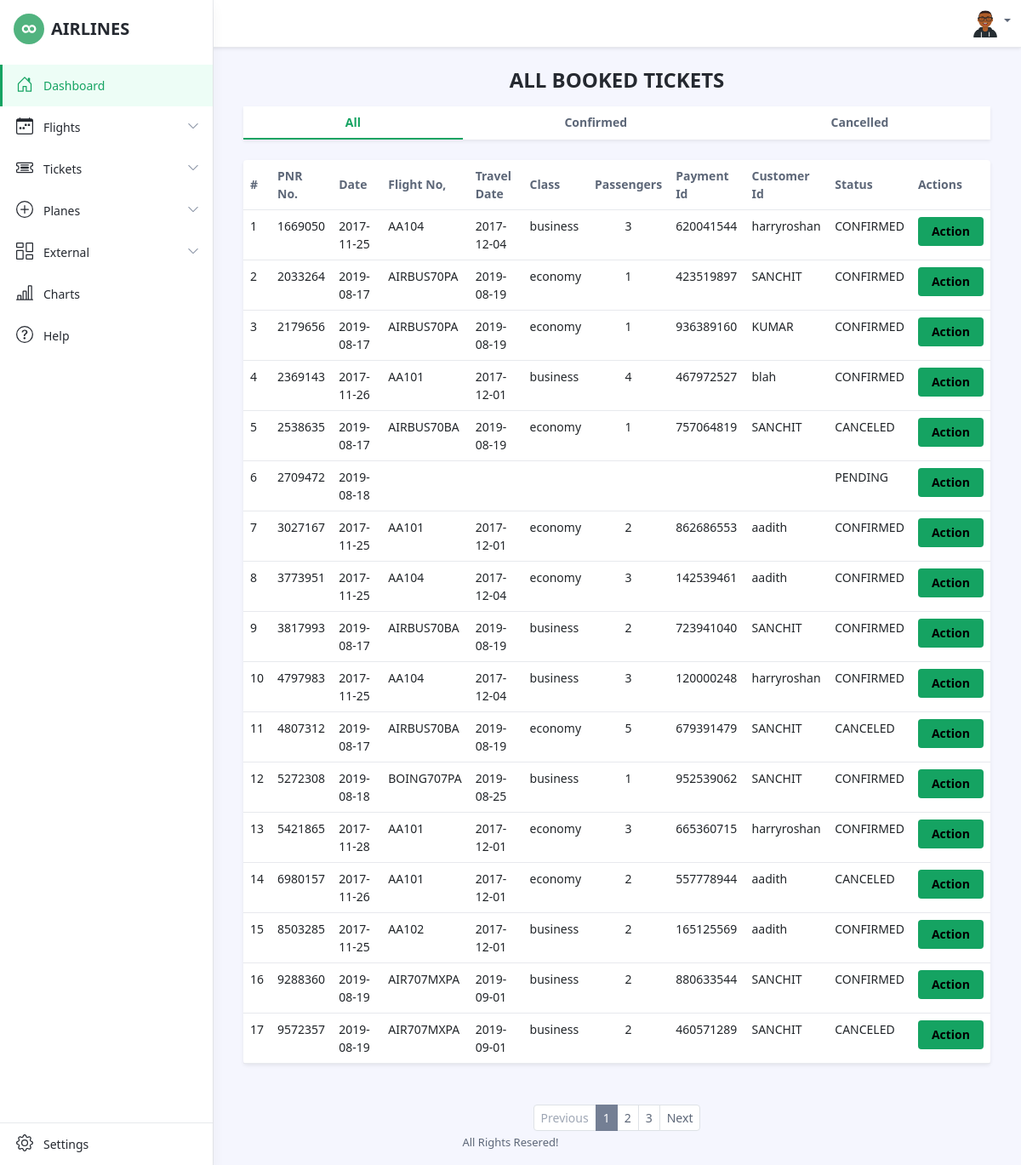
Screenshot of /admin/booked_tickets.php with the database file from the repository.
### tables this page shows
CREATE TABLE IF NOT EXISTS `ticket_details` (
  `pnr` varchar(15) NOT NULL,
  `date_of_reservation` date DEFAULT NULL,
  `flight_no` varchar(10) DEFAULT NULL,
  `journey_date` date DEFAULT NULL,
  `class` varchar(10) DEFAULT NULL,
  `booking_status` varchar(20) DEFAULT NULL,
  `no_of_passengers` int(5) DEFAULT NULL,
  `lounge_access` varchar(5) DEFAULT NULL,
  `priority_checkin` varchar(5) DEFAULT NULL,
  `insurance` varchar(5) DEFAULT NULL,
  `payment_id` varchar(20) DEFAULT NULL,
  `customer_id` varchar(20) DEFAULT NULL
);

### admin/booked_tickets.php (the view, shortened to what this page needs)
<?php
require_once('../Database Connection file/mysqli_connect.php');
include("includes/head.php");
?>
<body class="app">
	<?php include("includes/header.php"); ?>
	<div class="app-wrapper">
		<div class="app-content pt-3 p-md-3 p-lg-4">
			<div class="container-xl">
				<div class="position-relative mb-3">
					<div class="row g-3 justify-content-center">
						<div class="col-auto">
							<h1 class="app-page-title mb-0 text-uppercase">All Booked Tickets</h1>
						</div>
					</div>
				</div>
				<nav id="orders-table-tab" class="orders-table-tab app-nav-tabs nav shadow-sm flex-column flex-sm-row mb-4">
				    <a class="flex-sm-fill text-sm-center nav-link active" id="orders-all-tab" data-bs-toggle="tab" href="#orders-all" role="tab" aria-controls="orders-all" aria-selected="true">All</a>
				    <a class="flex-sm-fill text-sm-center nav-link" id="orders-pending-tab" data-bs-toggle="tab" href="#orders-pending" role="tab" aria-controls="orders-pending" aria-selected="false">Confirmed</a>
				    <a class="flex-sm-fill text-sm-center nav-link" id="orders-cancelled-tab" data-bs-toggle="tab" href="#orders-cancelled" role="tab" aria-controls="orders-cancelled" aria-selected="false">Cancelled</a>
				</nav>
				<div class="tab-content" id="orders-table-tab-content">
					<div class="tab-pane fade show active" id="orders-all" role="tabpanel" aria-labelledby="orders-all-tab">
						<div class="app-card app-card-orders-table shadow-sm mb-5">
							<div class="app-card-body">
								<div class="table-responsive">
									<table class="table app-table-hover mb-0 text-left">
										<thead>
											<tr>
                                                <th class="cell">#</th>
                                                <th class="cell">PNR No.</th>
                                                <th class="cell">Date</th>
                                                <th class="cell">Flight No,</th>
                                                <th class="cell">Travel Date</th>
                                                <th class="cell">Class</th>
                                                <th class="cell">Passengers</th>
                                                <th class="cell">Payment Id</th>
                                                <th class="cell">Customer Id</th>
                                                <th class="cell">Status</th>
                                                <th class="cell">Actions</th>
											</tr>
										</thead>
										<tbody>
                                        <?php
                                            $query = "SELECT * FROM ticket_details";
                                            $result = mysqli_query($dbc, $query);
                                            $count = 1;
                                            while ($row = mysqli_fetch_array($result)) {
                                                $pnr = $row['pnr'];
                                                $date_of_reservation = $row['date_of_reservation'];
                                                $flight_no = $row['flight_no'];
                                                $journey_date = $row['journey_date'];
                                                $class = $row['class'];
                                                $no_of_passengers = $row['no_of_passengers'];
                                                $payment_id = $row['payment_id'];
                                                $customer_id = $row['customer_id'];
                                                $booking_status = $row['booking_status'];
                                                echo "<tr>
                                                    <td>$count</td>
                                                    <td>$pnr</td>
                                                    <td>$date_of_reservation</td>
                                                    <td>$flight_no</td>
                                                    <td>$journey_date</td>
                                                    <td>$class</td>
                                                    <td class='text-center'>$no_of_passengers</td>
                                                    <td>$payment_id</td>
                                                    <td>$customer_id</td>
                                                    <td>$booking_status</td>
                                                    <td>
                                                        <a href='#' class='btn btn-primary'>Action</a>
                                                    </td>
                                                </tr>";
                                                $count++;
                                            }
                                            ?>
										</tbody>
									</table>
								</div>
							</div>
						</div>
						<nav class="app-pagination">
							<ul class="pagination justify-content-center">
								<li class="page-item disabled">
									<a class="page-link" href="#" tabindex="-1" aria-disabled="true">Previous</a>
								</li>
								<li class="page-item active"><a class="page-link" href="#">1</a></li>
								<li class="page-item"><a class="page-link" href="#">2</a></li>
								<li class="page-item"><a class="page-link" href="#">3</a></li>
								<li class="page-item">
									<a class="page-link" href="#">Next</a>
								</li>
							</ul>
						</nav>
					</div>
				</div>
			</div>
				<?php include("includes/footer.php") ?>

### rows the page displays
ticket_details: pnr "1669050", date_of_reservation "2017-11-25", flight_no "AA104", journey_date "2017-12-04", class "business", no_of_passengers "3", payment "620041544", customer "harryroshan", booking_status "CONFIRMED"
ticket_details: pnr "2033264", date_of_reservation "2019-08-17", flight_no "AIRBUS70PA", journey_date "2019-08-19", class "economy", no_of_passengers "1", payment "423519897", customer "SANCHIT", booking_status "CONFIRMED"
ticket_details: pnr "2179656", date_of_reservation "2019-08-17", flight_no "AIRBUS70PA", journey_date "2019-08-19", class "economy", no_of_passengers "1", payment "936389160", customer "KUMAR", booking_status "CONFIRMED"
ticket_details: pnr "2369143", date_of_reservation "2017-11-26", flight_no "AA101", journey_date "2017-12-01", class "business", no_of_passengers "4", payment "467972527", customer "blah", booking_status "CONFIRMED"
ticket_details: pnr "2538635", date_of_reservation "2019-08-17", flight_no "AIRBUS70BA", journey_date "2019-08-19", class "economy", no_of_passengers "1", payment "757064819", customer "SANCHIT", booking_status "CANCELED"
ticket_details: pnr "2709472", date_of_reservation "2019-08-18", booking_status "PENDING"
ticket_details: pnr "3027167", date_of_reservation "2017-11-25", flight_no "AA101", journey_date "2017-12-01", class "economy", no_of_passengers "2", payment "862686553", customer "aadith", booking_status "CONFIRMED"
ticket_details: pnr "3773951", date_of_reservation "2017-11-25", flight_no "AA104", journey_date "2017-12-04", class "economy", no_of_passengers "3", payment "142539461", customer "aadith", booking_status "CONFIRMED"
ticket_details: pnr "3817993", date_of_reservation "2019-08-17", flight_no "AIRBUS70BA", journey_date "2019-08-19", class "business", no_of_passengers "2", payment "723941040", customer "SANCHIT", booking_status "CONFIRMED"
ticket_details: pnr "4797983", date_of_reservation "2017-11-25", flight_no "AA104", journey_date "2017-12-04", class "business", no_of_passengers "3", payment "120000248", customer "harryroshan", booking_status "CONFIRMED"
ticket_details: pnr "4807312", date_of_reservation "2019-08-17", flight_no "AIRBUS70BA", journey_date "2019-08-19", class "economy", no_of_passengers "5", payment "679391479", customer "SANCHIT", booking_status "CANCELED"
ticket_details: pnr "5272308", date_of_reservation "2019-08-18", flight_no "BOING707PA", journey_date "2019-08-25", class "business", no_of_passengers "1", payment "952539062", customer "SANCHIT", booking_status "CONFIRMED"
ticket_details: pnr "5421865", date_of_reservation "2017-11-28", flight_no "AA101", journey_date "2017-12-01", class "economy", no_of_passengers "3", payment "665360715", customer "harryroshan", booking_status "CONFIRMED"
ticket_details: pnr "6980157", date_of_reservation "2017-11-26", flight_no "AA101", journey_date "2017-12-01", class "economy", no_of_passengers "2", payment "557778944", customer "aadith", booking_status "CANCELED"
ticket_details: pnr "8503285", date_of_reservation "2017-11-25", flight_no "AA102", journey_date "2017-12-01", class "business", no_of_passengers "2", payment "165125569", customer "aadith", booking_status "CONFIRMED"
ticket_details: pnr "9288360", date_of_reservation "2019-08-19", flight_no "AIR707MXPA", journey_date "2019-09-01", class "business", no_of_passengers "2", payment "880633544", customer "SANCHIT", booking_status "CONFIRMED"
ticket_details: pnr "9572357", date_of_reservation "2019-08-19", flight_no "AIR707MXPA", journey_date "2019-09-01", class "business", no_of_passengers "2", payment "460571289", customer "SANCHIT", booking_status "CANCELED"
